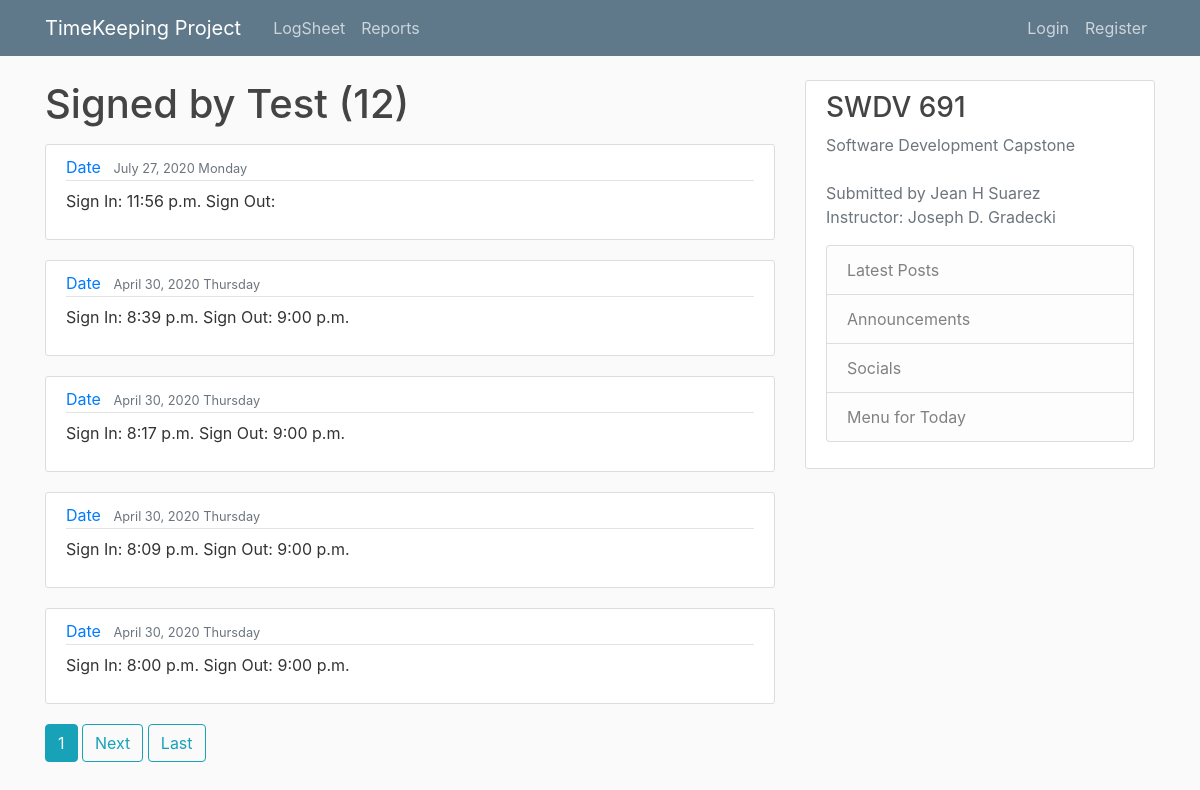
Before: /logsheet/member/Test with the older database file.
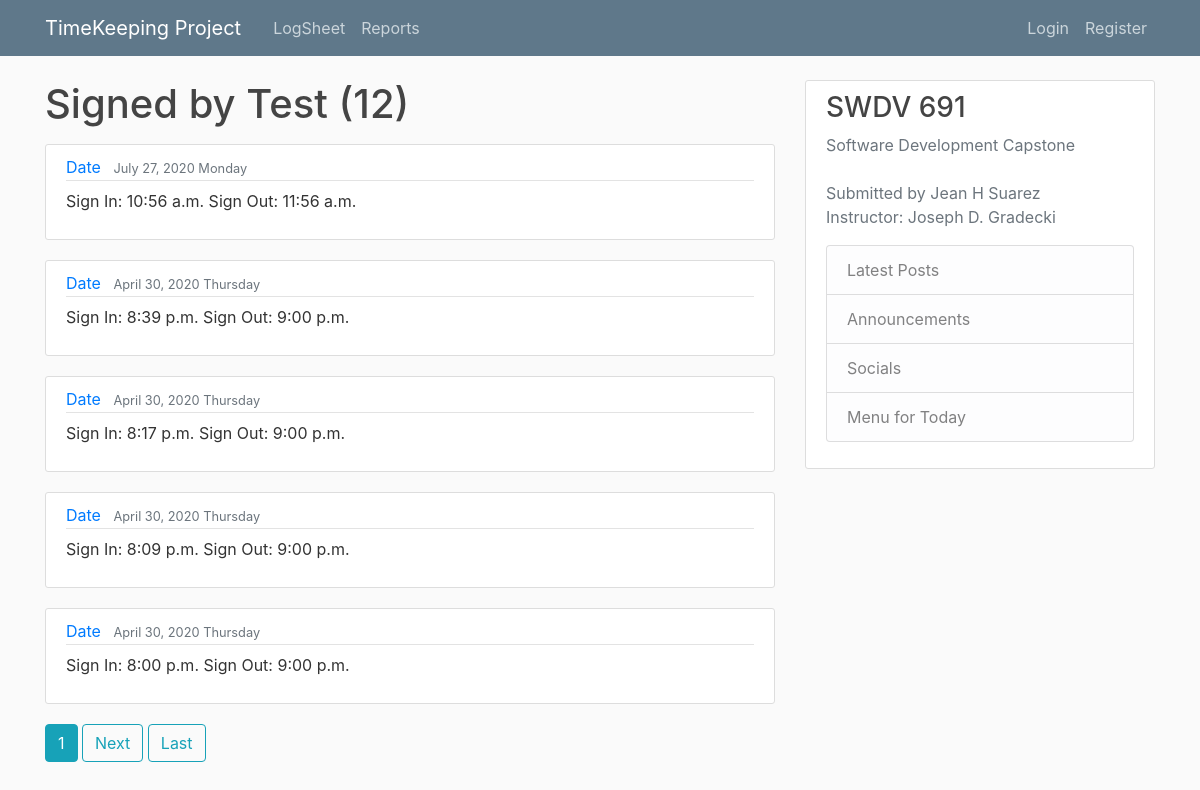
After: the same page with the newer database file.
### logsheet/models.py (models this page shows, shortened)
class LogPost(models.Model):
    member = models.ForeignKey(Member, on_delete=models.CASCADE)
    signIn = models.DateTimeField(default=timezone.now)
    signOut = models.DateTimeField(null=True, blank=True)

### logsheet/views.py (the view)
# urls.py: path('member/<str:firstName>', MemberPostListView.as_view(), name='member-record'),
class MemberPostListView(ListView):
    model = LogPost
    template_name ='logsheet/member_logposts.html' # <app>/<model>_<viewtype>.html
    context_object_name = 'logposts'
    paginate_by = 5
    def get_queryset(self):
        member = get_object_or_404(Member, firstName=self.kwargs.get('firstName'))
        return LogPost.objects.filter(member=member).order_by('-signIn')

### logsheet/templates/logsheet/member_logposts.html (shortened to what this page needs)
{% extends "logsheet/base.html" %}
{% block content %}
<h1 class="mb-3">Signed by {{ view.kwargs.firstName }} ({{ page_obj.paginator.count }})</h1>
	{% for logpost in logposts %}
        <article class="media content-section">
          <div class="media-body">
            <div class="article-metadata">
              <a class="mr-2" href="#">Date</a>
              <small class="text-muted">{{ logpost.signIn|date:"F d, Y l" }}</small>
            </div>
            <p class="article-content">Sign In: {{ logpost.signIn|date:"g:i a" }} Sign Out: {{ logpost.signOut|date:"g:i a" }}</p>
          </div>
        </article>
    {% endfor %}
		{% if is_paginated %}
        {% for num in page_obj.paginator.page_range %}
				    {% if page_obj.number == num %}
						    <a class="btn btn-info mb-4" href="?page={{ num }}">{{ num }}</a>
						{% elif num > page_obj.number|add:'-3' and num > page_obj.number|add:'3' %}
						    <a class="btn btn-outline-info mb-4" href="?page={{ num }}">{{ num }}</a>
						{% endif %}
				{% endfor %}
				{% if page_obj.has_next %}
			    <a class="btn btn-outline-info mb-4" href="?page={{page_obj.next_page_number }}">Next</a>
					<a class="btn btn-outline-info mb-4" href="?page={{ page_obj.paginator.num_pages }}"">Last</a>
		    {% endif %}
		{% endif %}
{% endblock %}

Changed rows visible on the page:
changed LogPost "July 27, 2020 Monday": signIn "11:56 p.m." → "10:56 a.m."; signOut (not shown) → "11:56 a.m."
